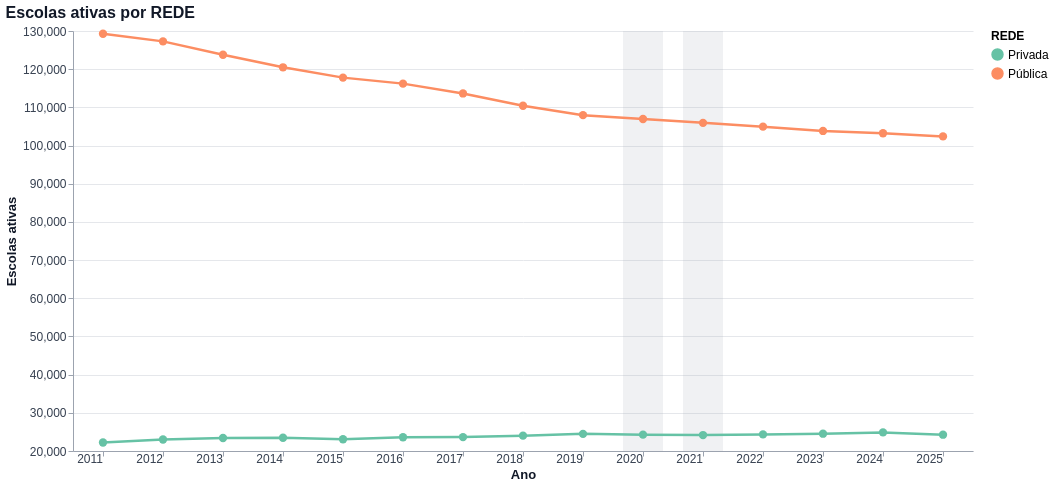
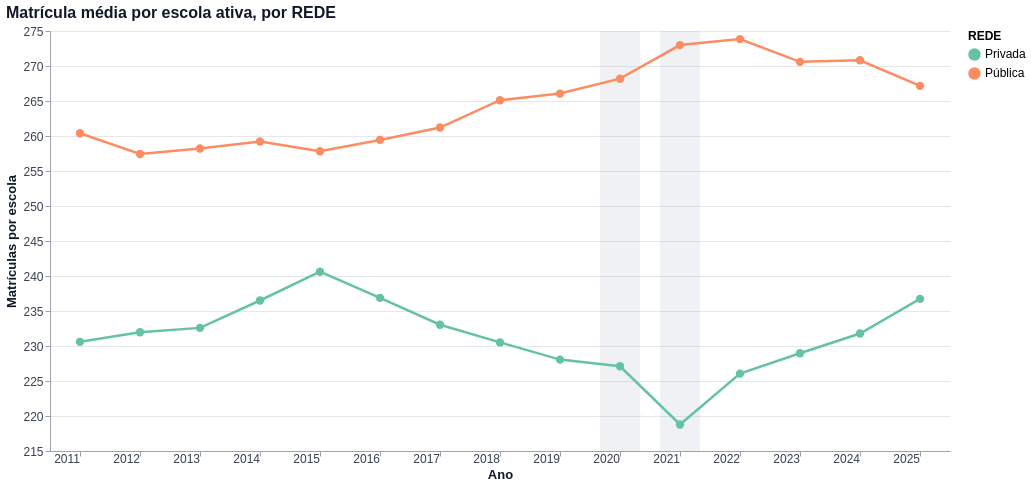

Notebook code for these charts, in order:
### Markdown cell above
## Etapa 5 — Escolas ativas e matrícula média por escola

Ajuda a separar **"a escola encolheu"** de **"a escola deixou de existir"**.
Uma escola é *ativa* no ano se tiver pelo menos `ESCOLA_ATIVA_MIN` matrículas.
Matrícula média = matrícula total ÷ escolas ativas.

### Code cell
ativas = base[base["MATRICULAS"] >= ESCOLA_ATIVA_MIN]
n_ativas = ativas.groupby(["ANO", "GRUPO"])["CO_ESCOLA"].nunique().unstack("GRUPO").reindex(ANOS)
media = (ativas.groupby(["ANO", "GRUPO"])["MATRICULAS"].sum().unstack("GRUPO").reindex(ANOS) / n_ativas)

print("Escolas ativas por grupo e ano")
display(n_ativas.astype("Int64"))
mostrar(grafico_linhas(longo(n_ativas), "VALOR", f"Escolas ativas por {DIMENSAO}", "Escolas ativas"), "04_escolas_ativas")

print("Matrícula média por escola ativa")
display(media.round(1))
mostrar(grafico_linhas(longo(media), "VALOR", f"Matrícula média por escola ativa, por {DIMENSAO}", "Matrículas por escola", formato=".1f"), "05_matricula_media")

### Figure 1 — Vega-Lite specification as saved in the notebook (floating-point values rounded to 4 significant figures)
{"config": {"view": {"continuousWidth": 300, "continuousHeight": 300, "stroke": null}, "axis": {"domainColor": "#9CA3AF", "gridColor": "#E5E7EB", "labelColor": "#374151", "labelFontSize": 12, "tickColor": "#9CA3AF", "titleColor": "#111827", "titleFontSize": 13}, "legend": {"labelFontSize": 12, "symbolSize": 120, "titleFontSize": 12}, "title": {"anchor": "start", "color": "#111827", "fontSize": 16, "subtitleColor": "#6B7280", "subtitleFontSize": 12}}, "layer": [{"data": {"name": "data-4fccd91b7735cae01866b9b58e92a5a9"}, "mark": {"type": "bar", "color": "#9CA3AF", "opacity": 0.15, "size": 40}, "encoding": {"x": {"field": "ANO", "type": "ordinal"}, "y": {"value": 0}, "y2": {"value": 420}}}, {"data": {"name": "data-6e4bba2fc8827f6f96520f496a172560"}, "mark": {"type": "line", "point": {"filled": true, "size": 70}, "strokeWidth": 2.5}, "encoding": {"color": {"field": "GRUPO", "scale": {"scheme": "set2"}, "title": "REDE", "type": "nominal"}, "tooltip": [{"field": "ANO", "type": "ordinal"}, {"field": "GRUPO", "type": "nominal"}, {"field": "VALOR", "format": ",.0f", "type": "quantitative"}], "x": {"axis": {"labelAngle": 0}, "field": "ANO", "title": "Ano", "type": "ordinal"}, "y": {"field": "VALOR", "scale": {"zero": false}, "title": "Escolas ativas", "type": "quantitative"}}}], "height": 420, "title": "Escolas ativas por REDE", "width": 900, "$schema": "https://vega.github.io/schema/vega-lite/v6.4.1.json", "datasets": {"data-4fccd91b7735cae01866b9b58e92a5a9": [{"ANO": 2020}, {"ANO": 2021}], "data-6e4bba2fc8827f6f96520f496a172560": [{"ANO": 2011, "GRUPO": "Privada", "VALOR": 22228}, {"ANO": 2012, "GRUPO": "Privada", "VALOR": 23013}, {"ANO": 2013, "GRUPO": "Privada", "VALOR": 23394}, {"ANO": 2014, "GRUPO": "Privada", "VALOR": 23462}, {"ANO": 2015, "GRUPO": "Privada", "VALOR": 23067}, {"ANO": 2016, "GRUPO": "Privada", "VALOR": 23593}, {"ANO": 2017, "GRUPO": "Privada", "VALOR": 23641}, {"ANO": 2018, "GRUPO": "Privada", "VALOR": 24026}, {"ANO": 2019, "GRUPO": "Privada", "VALOR": 24494}, {"ANO": 2020, "GRUPO": "Privada", "VALOR": 24281}, {"ANO": 2021, "GRUPO": "Privada", "VALOR": 24172}, {"ANO": 2022, "GRUPO": "Privada", "VALOR": 24352}, {"ANO": 2023, "GRUPO": "Privada", "VALOR": 24536}, {"ANO": 2024, "GRUPO": "Privada", "VALOR": 24872}, {"ANO": 2025, "GRUPO": "Privada", "VALOR": 24272}, {"ANO": 2011, "GRUPO": "Pública", "VALOR": 129275}, {"ANO": 2012, "GRUPO": "Pública", "VALOR": 127282}, {"ANO": 2013, "GRUPO": "Pública", "VALOR": 123791}, {"ANO": 2014, "GRUPO": "Pública", "VALOR": 120490}, {"ANO": 2015, "GRUPO": "Pública", "VALOR": 117789}, {"ANO": 2016, "GRUPO": "Pública", "VALOR": 116216}, {"ANO": 2017, "GRUPO": "Pública", "VALOR": 113650}, {"ANO": 2018, "GRUPO": "Pública", "VALOR": 110424}, {"ANO": 2019, "GRUPO": "Pública", "VALOR": 107961}, {"ANO": 2020, "GRUPO": "Pública", "VALOR": 106945}, {"ANO": 2021, "GRUPO": "Pública", "VALOR": 105946}, {"ANO": 2022, "GRUPO": "Pública", "VALOR": 104949}, {"ANO": 2023, "GRUPO": "Pública", "VALOR": 103826}, {"ANO": 2024, "GRUPO": "Pública", "VALOR": 103223}, {"ANO": 2025, "GRUPO": "Pública", "VALOR": 102396}]}}

### Figure 2 — Vega-Lite specification as saved in the notebook (floating-point values rounded to 4 significant figures)
{"config": {"view": {"continuousWidth": 300, "continuousHeight": 300, "stroke": null}, "axis": {"domainColor": "#9CA3AF", "gridColor": "#E5E7EB", "labelColor": "#374151", "labelFontSize": 12, "tickColor": "#9CA3AF", "titleColor": "#111827", "titleFontSize": 13}, "legend": {"labelFontSize": 12, "symbolSize": 120, "titleFontSize": 12}, "title": {"anchor": "start", "color": "#111827", "fontSize": 16, "subtitleColor": "#6B7280", "subtitleFontSize": 12}}, "layer": [{"data": {"name": "data-4fccd91b7735cae01866b9b58e92a5a9"}, "mark": {"type": "bar", "color": "#9CA3AF", "opacity": 0.15, "size": 40}, "encoding": {"x": {"field": "ANO", "type": "ordinal"}, "y": {"value": 0}, "y2": {"value": 420}}}, {"data": {"name": "data-d5d50391bb8bc1f4852905f3a837bb5b"}, "mark": {"type": "line", "point": {"filled": true, "size": 70}, "strokeWidth": 2.5}, "encoding": {"color": {"field": "GRUPO", "scale": {"scheme": "set2"}, "title": "REDE", "type": "nominal"}, "tooltip": [{"field": "ANO", "type": "ordinal"}, {"field": "GRUPO", "type": "nominal"}, {"field": "VALOR", "format": ".1f", "type": "quantitative"}], "x": {"axis": {"labelAngle": 0}, "field": "ANO", "title": "Ano", "type": "ordinal"}, "y": {"field": "VALOR", "scale": {"zero": false}, "title": "Matrículas por escola", "type": "quantitative"}}}], "height": 420, "title": "Matrícula média por escola ativa, por REDE", "width": 900, "$schema": "https://vega.github.io/schema/vega-lite/v6.4.1.json", "datasets": {"data-4fccd91b7735cae01866b9b58e92a5a9": [{"ANO": 2020}, {"ANO": 2021}], "data-d5d50391bb8bc1f4852905f3a837bb5b": [{"ANO": 2011, "GRUPO": "Privada", "VALOR": 230.6}, {"ANO": 2012, "GRUPO": "Privada", "VALOR": 232.0}, {"ANO": 2013, "GRUPO": "Privada", "VALOR": 232.6}, {"ANO": 2014, "GRUPO": "Privada", "VALOR": 236.5}, {"ANO": 2015, "GRUPO": "Privada", "VALOR": 240.6}, {"ANO": 2016, "GRUPO": "Privada", "VALOR": 236.9}, {"ANO": 2017, "GRUPO": "Privada", "VALOR": 233.0}, {"ANO": 2018, "GRUPO": "Privada", "VALOR": 230.5}, {"ANO": 2019, "GRUPO": "Privada", "VALOR": 228.1}, {"ANO": 2020, "GRUPO": "Privada", "VALOR": 227.1}, {"ANO": 2021, "GRUPO": "Privada", "VALOR": 218.8}, {"ANO": 2022, "GRUPO": "Privada", "VALOR": 226.1}, {"ANO": 2023, "GRUPO": "Privada", "VALOR": 229.0}, {"ANO": 2024, "GRUPO": "Privada", "VALOR": 231.8}, {"ANO": 2025, "GRUPO": "Privada", "VALOR": 236.7}, {"ANO": 2011, "GRUPO": "Pública", "VALOR": 260.4}, {"ANO": 2012, "GRUPO": "Pública", "VALOR": 257.4}, {"ANO": 2013, "GRUPO": "Pública", "VALOR": 258.2}, {"ANO": 2014, "GRUPO": "Pública", "VALOR": 259.2}, {"ANO": 2015, "GRUPO": "Pública", "VALOR": 257.8}, {"ANO": 2016, "GRUPO": "Pública", "VALOR": 259.4}, {"ANO": 2017, "GRUPO": "Pública", "VALOR": 261.2}, {"ANO": 2018, "GRUPO": "Pública", "VALOR": 265.1}, {"ANO": 2019, "GRUPO": "Pública", "VALOR": 266.1}, {"ANO": 2020, "GRUPO": "Pública", "VALOR": 268.2}, {"ANO": 2021, "GRUPO": "Pública", "VALOR": 273.0}, {"ANO": 2022, "GRUPO": "Pública", "VALOR": 273.8}, {"ANO": 2023, "GRUPO": "Pública", "VALOR": 270.6}, {"ANO": 2024, "GRUPO": "Pública", "VALOR": 270.8}, {"ANO": 2025, "GRUPO": "Pública", "VALOR": 267.2}]}}
